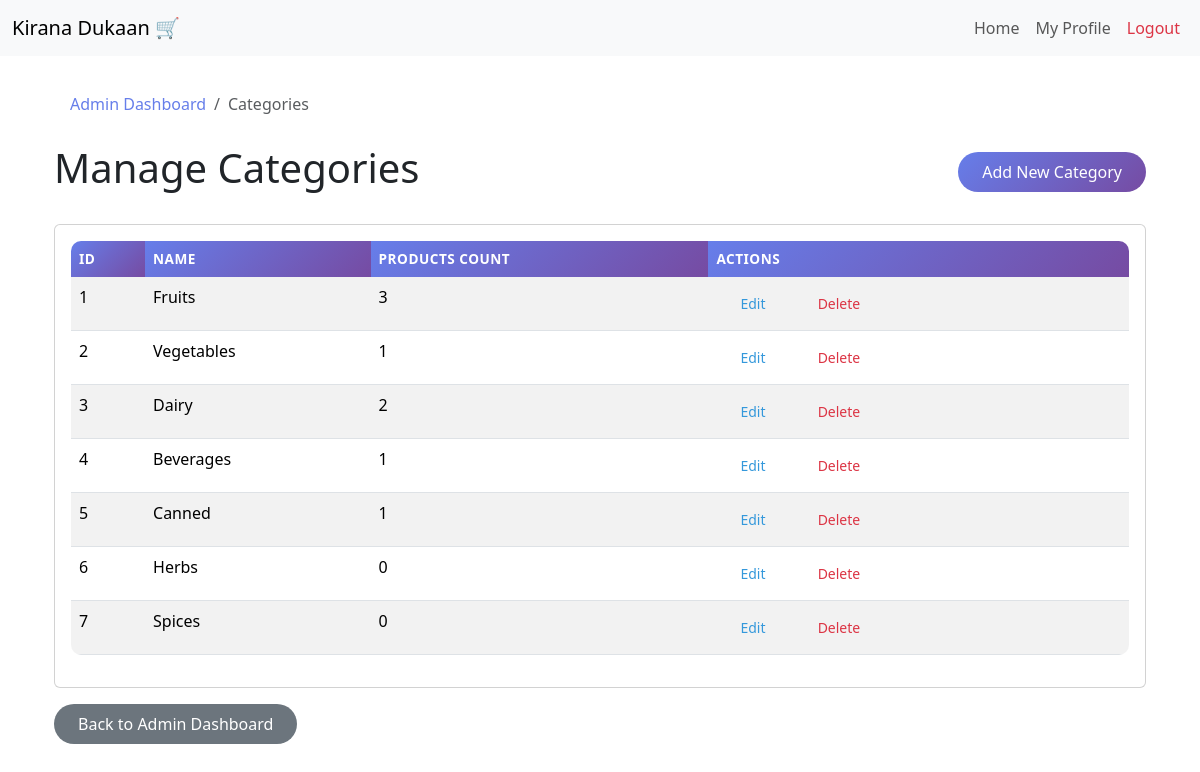
The page /admin/categories (signed in) on the database its author committed.
### models.py (models this page shows)
class Category(db.Model):
    id = db.Column(db.Integer, primary_key=True)
    name = db.Column(db.String(32), unique=True)
    products = db.relationship('Product', backref='category', lazy=True)

### routes.py (the view)
@main.route('/admin/categories')
@admin_required
def admin_categories():
    categories = Category.query.all()
    return render_template('category/admin_categories.html', categories=categories)

### routes.py (called while the page is built)
def admin_required(f):
    @wraps(f)
    def decorated_function(*args, **kwargs):
        if 'user_id' not in session:
            flash('Please log in to access this page.', 'warning')
            return redirect(url_for('main.login'))
        user = User.query.get(session['user_id'])
        if not user.is_admin:
            flash('Access denied. Admin privileges required.', 'danger')
            return redirect(url_for('main.index'))
        return f(*args, **kwargs)
    return decorated_function

### templates/category/admin_categories.html (shortened to what this page needs)
{% extends 'layout.html' %}
{% block content %}
<div class="container mt-4">
    <nav aria-label="breadcrumb">
        <ol class="breadcrumb">
            <li class="breadcrumb-item"><a href="{{ url_for('main.admin') }}">Admin Dashboard</a></li>
            <li class="breadcrumb-item active" aria-current="page">Categories</li>
        </ol>
    </nav>
    <div class="d-flex justify-content-between align-items-center mb-4">
        <h1>Manage Categories</h1>
        <a href="{{ url_for('main.admin_add_category') }}" class="btn btn-primary">Add New Category</a>
    </div>
    <div class="card">
        <div class="card-body">
            <div class="table-responsive">
                <table class="table table-striped">
                    <thead>
                        <tr>
                            <th>ID</th>
                            <th>Name</th>
                            <th>Products Count</th>
                            <th>Actions</th>
                        </tr>
                    </thead>
                    <tbody>
                        {% if categories %}
                            {% for category in categories %}
                            <tr>
                                <td>{{ category.id }}</td>
                                <td>{{ category.name }}</td>
                                <td>{{ category.products|length }}</td>
                                <td>
                                    <a href="{{ url_for('main.admin_edit_category', category_id=category.id) }}" class="btn btn-sm btn-outline-primary">Edit</a>
                                    <form method="post" action="{{ url_for('main.admin_delete_category', category_id=category.id) }}" class="d-inline" onsubmit="return confirm('Are you sure you want to delete this category?')">
                                        <button type="submit" class="btn btn-sm btn-outline-danger">Delete</button>
                                    </form>
                                </td>
                            </tr>
                            {% endfor %}
                        {% else %}
                            <tr>
                                <td colspan="4" class="text-center">No categories found</td>
                            </tr>
                        {% endif %}
                    </tbody>
                </table>
            </div>
        </div>
    </div>
    <div class="mt-3">
        <a href="{{ url_for('main.admin') }}" class="btn btn-secondary">Back to Admin Dashboard</a>
    </div>
</div>
{% endblock %}

### static/css/custom.css (style rules this page uses)
.btn-primary { background: linear-gradient(135deg, #667eea 0%, #764ba2 100%); border: none; border-radius: 8px; font-weight: 500; transition: all 0.3s ease; }
.btn-outline-primary { border-color: #3498db; color: #3498db; border-radius: 8px; font-weight: 500; transition: all 0.3s ease; }
.btn { border-radius: 25px; font-weight: 500; padding: 0.5rem 1.5rem; transition: all 0.3s ease; border: none; }
.btn-primary { background: linear-gradient(135deg, #667eea 0%, #764ba2 100%); }
.table { border-radius: 10px; overflow: hidden; }
.table thead th { background: linear-gradient(135deg, #667eea 0%, #764ba2 100%); color: white; border: none; font-weight: 600; text-transform: uppercase; font-size: 0.85rem; letter-spacing: 0.5px; }
.table tbody tr { transition: background-color 0.3s ease; }
.breadcrumb { background: rgba(255, 255, 255, 0.8); border-radius: 10px; padding: 0.75rem 1rem; backdrop-filter: blur(10px); }
.breadcrumb-item a { color: #667eea; text-decoration: none; transition: color 0.3s ease; }

### rows shown on the page
Category: id "1", name "Fruits", products|length "3"
Category: id "2", name "Vegetables", products|length "1"
Category: id "3", name "Dairy", products|length "2"
Category: id "4", name "Beverages", products|length "1"
Category: id "5", name "Canned", products|length "1"
Category: id "6", name "Herbs", products|length "0"
Category: id "7", name "Spices", products|length "0"
